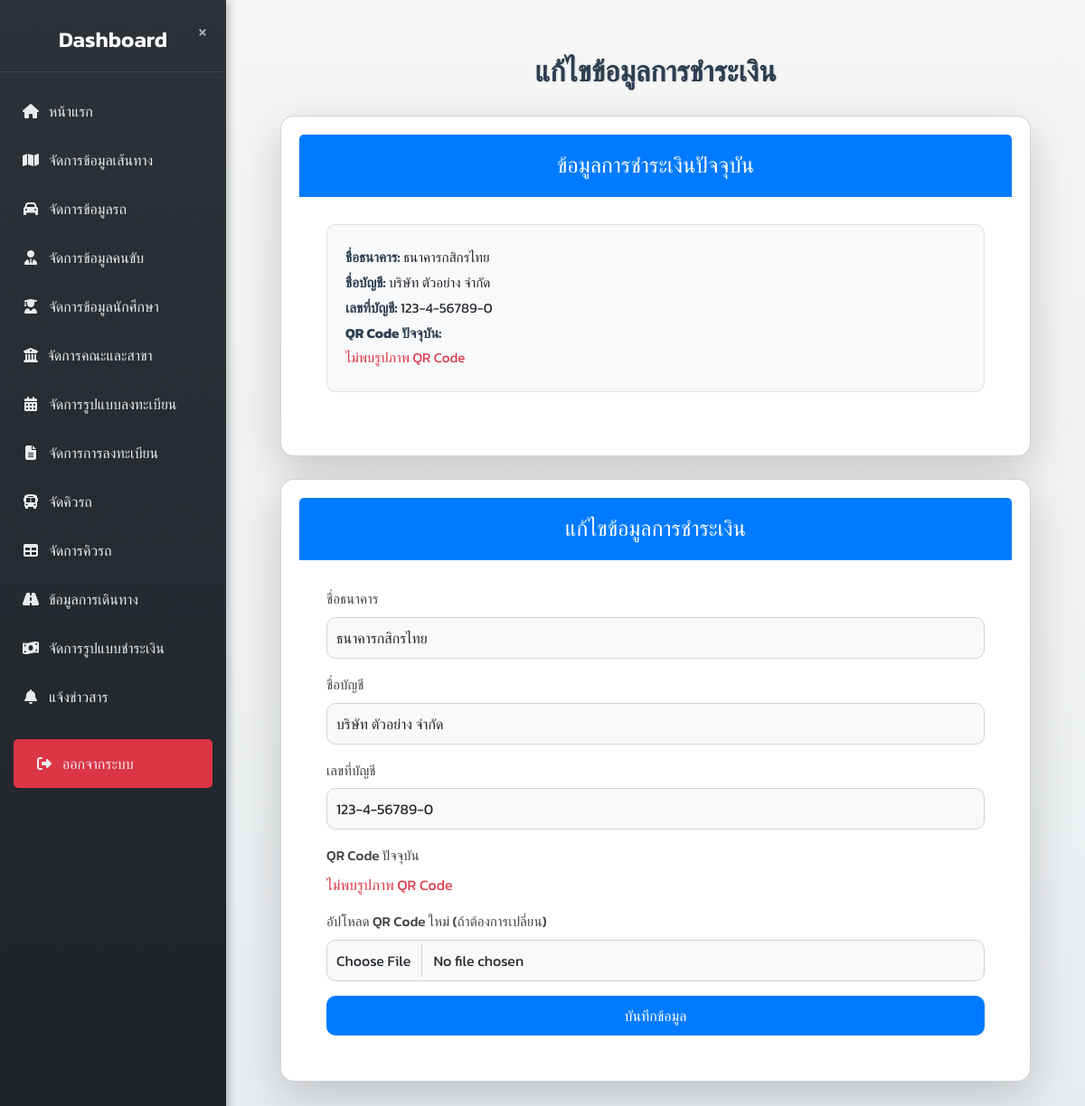
Screenshot of /admin/edit_payment_info.php with the database file from the repository.
### tables this page shows
CREATE TABLE `payment_info` (
  `id` int(11) NOT NULL,
  `bank_name` varchar(255) NOT NULL,
  `account_name` varchar(255) NOT NULL,
  `account_number` varchar(50) NOT NULL,
  `qr_code_path` varchar(255) NOT NULL,
  `created_at` timestamp NOT NULL DEFAULT current_timestamp(),
  `updated_at` timestamp NOT NULL DEFAULT current_timestamp() ON UPDATE current_timestamp()
);

### admin/edit_payment_info.php (the view, shortened to what this page needs)
<?php
require_once './config/condb.php';
$stmt = $conn->prepare("SELECT * FROM payment_info WHERE id = 1");
$stmt->execute();
$payment_info = $stmt->fetch(PDO::FETCH_ASSOC);
$qr_code_path = $payment_info['qr_code_path'];
$base_path = realpath(__DIR__);
$qr_code_full_path = $base_path . DIRECTORY_SEPARATOR . ltrim($qr_code_path, './');
$default_qr_path = $base_path . DIRECTORY_SEPARATOR . 'imgQR' . DIRECTORY_SEPARATOR . 'default-qr-code.png';
if (file_exists($qr_code_full_path)) {
    $encoded_path = implode('/', array_map('rawurlencode', explode('/', $qr_code_path)));
    $qr_code_display_path = '/project-tms/Transport_management_system/admin/' . $encoded_path;
} else {
    if (file_exists($default_qr_path)) {
        $qr_code_display_path = '/project-tms/Transport_management_system/admin/imgQR/default-qr-code.png';
        $payment_info['qr_code_path'] = 'imgQR/default-qr-code.png';
        try {
            $stmt = $conn->prepare("UPDATE payment_info SET qr_code_path = ? WHERE id = 1");
            $stmt->execute([$payment_info['qr_code_path']]);
            error_log("Updated DB with default QR Code Path: " . $payment_info['qr_code_path']);
        } catch (PDOException $e) {
            error_log("Error updating DB with default QR Code Path: " . $e->getMessage());
        }
    } else {
        $qr_code_display_path = '';
        $payment_info['qr_code_path'] = 'imgQR/default-qr-code.png';
    }
}
?>
<!DOCTYPE html>
<html lang="th">
<head>
    <link href="https://cdn.jsdelivr.net/npm/bootstrap@5.3.0-alpha1/dist/css/bootstrap.min.css" rel="stylesheet">
    <link rel="stylesheet" href="https://cdnjs.cloudflare.com/ajax/libs/font-awesome/5.15.4/css/all.min.css">
    <link rel="stylesheet" href="style.css">
</head>
<body>
    <?php include('sidebar.php'); ?>
    <div class="content" id="content">
        <div class="container">
            <h2 class="header-title">แก้ไขข้อมูลการชำระเงิน</h2>
            <div class="card shadow-lg">
                <div class="card-header">
                    <h3 class="text-center">ข้อมูลการชำระเงินปัจจุบัน</h3>
                </div>
                <div class="card-body">
                    <div class="info-section">
                        <p><strong>ชื่อธนาคาร:</strong> <?php echo htmlspecialchars($payment_info['bank_name']); ?></p>
                        <p><strong>ชื่อบัญชี:</strong> <?php echo htmlspecialchars($payment_info['account_name']); ?></p>
                        <p><strong>เลขที่บัญชี:</strong> <?php echo htmlspecialchars($payment_info['account_number']); ?></p>
                        <p><strong>QR Code ปัจจุบัน:</strong></p>
                        <?php if (!empty($qr_code_display_path)): ?>
                            <img src="<?php echo htmlspecialchars($qr_code_display_path); ?>" alt="QR Code" class="current-qr" id="current-qr-1">
                        <?php else: ?>
                            <p style="color: #dc3545;">ไม่พบรูปภาพ QR Code</p>
                        <?php endif; ?>
                    </div>
                </div>
            </div>
            <div class="card shadow-lg">
                <div class="card-header">
                    <h3 class="text-center">แก้ไขข้อมูลการชำระเงิน</h3>
                </div>
                <div class="card-body">
                    <form id="editPaymentForm" method="POST" enctype="multipart/form-data">
                        <div class="mb-3">
                            <label class="form-label">ชื่อธนาคาร</label>
                            <input type="text" class="form-control" name="bank_name" value="<?php echo htmlspecialchars($payment_info['bank_name']); ?>" required>
                        </div>
                        <div class="mb-3">
                            <label class="form-label">ชื่อบัญชี</label>
                            <input type="text" class="form-control" name="account_name" value="<?php echo htmlspecialchars($payment_info['account_name']); ?>" required>
                        </div>
                        <div class="mb-3">
                            <label class="form-label">เลขที่บัญชี</label>
                            <input type="text" class="form-control" name="account_number" value="<?php echo htmlspecialchars($payment_info['account_number']); ?>" required>
                        </div>
                        <div class="mb-3">
                            <label class="form-label">QR Code ปัจจุบัน</label><br>
                            <?php if (!empty($qr_code_display_path)): ?>
                                <img src="<?php echo htmlspecialchars($qr_code_display_path); ?>" alt="QR Code" class="current-qr" id="current-qr-2">
                            <?php else: ?>
                                <p style="color: #dc3545;">ไม่พบรูปภาพ QR Code</p>
                            <?php endif; ?>
                        </div>
                        <div class="mb-3">
                            <label class="form-label">อัปโหลด QR Code ใหม่ (ถ้าต้องการเปลี่ยน)</label>
                            <input type="file" class="form-control" name="qr_code" id="qr_code_input" accept="image/jpeg,image/jpg,image/png">
                        </div>
                        <button type="submit" class="btn btn-primary w-100">บันทึกข้อมูล</button>
                    </form>
                </div>
            </div>
        </div>
    </div>
</body>
</html>

### admin/style.css (style rules this page uses)
body { display: flex; height: 100vh; margin: 0; overflow: hidden; font-family: 'Segoe UI', Tahoma, Geneva, Verdana, sans-serif; }
.content { margin-left: 250px; padding: 20px; width: 100%; height: 100%; overflow-y: auto; transition: margin-left 0.3s ease; }

### admin/edit_payment_info.php (style rules this page uses)
body { font-family: 'Kanit', sans-serif; background: linear-gradient(to bottom, #f5f6f5, #e9ecef); min-height: 100vh; display: flex; margin: 0; }
.content { margin-left: 250px; padding: 30px; flex-grow: 1; transition: margin-left 0.3s ease-in-out; }
.container { padding: 30px; }
.header-title { font-size: 2rem; color: #2c3e50; font-weight: 600; text-align: center; margin-bottom: 30px; text-shadow: 1px 1px 2px rgba(0, 0, 0, 0.1); }
.card { border-radius: 15px; box-shadow: 0 4px 12px rgba(0, 0, 0, 0.1); background: #fff; padding: 20px; margin-bottom: 25px; transition: transform 0.2s ease; }
.card-header { background: #007bff; color: #fff; font-weight: 600; text-transform: uppercase; border-bottom: none; padding: 20px; position: relative; border-top-left-radius: 15px; border-top-right-radius: 15px; }
.card-header h3 { margin: 0; font-size: 1.5rem; }
.card-body { padding: 30px; }
.form-label { font-weight: 500; color: #444; font-size: 0.95rem; }
.form-control { border-radius: 10px; border: 1px solid #ced4da; padding: 10px; transition: all 0.3s ease; background: #f9f9f9; }
.btn-primary { background: #007bff; border: none; border-radius: 10px; padding: 10px 25px; font-weight: 500; transition: all 0.3s ease; }
.info-section { background: #f8f9fa; border-radius: 10px; padding: 20px; margin-bottom: 20px; border: 1px solid #dee2e6; }
.info-section p { margin: 5px 0; font-size: 0.95rem; }
.info-section strong { color: #2c3e50; }

### rows the page displays
payment_info: bank_name "ธนาคารกสิกรไทย", account_name "บริษัท ตัวอย่าง จำกัด", account_number "123-4-56789-0"
